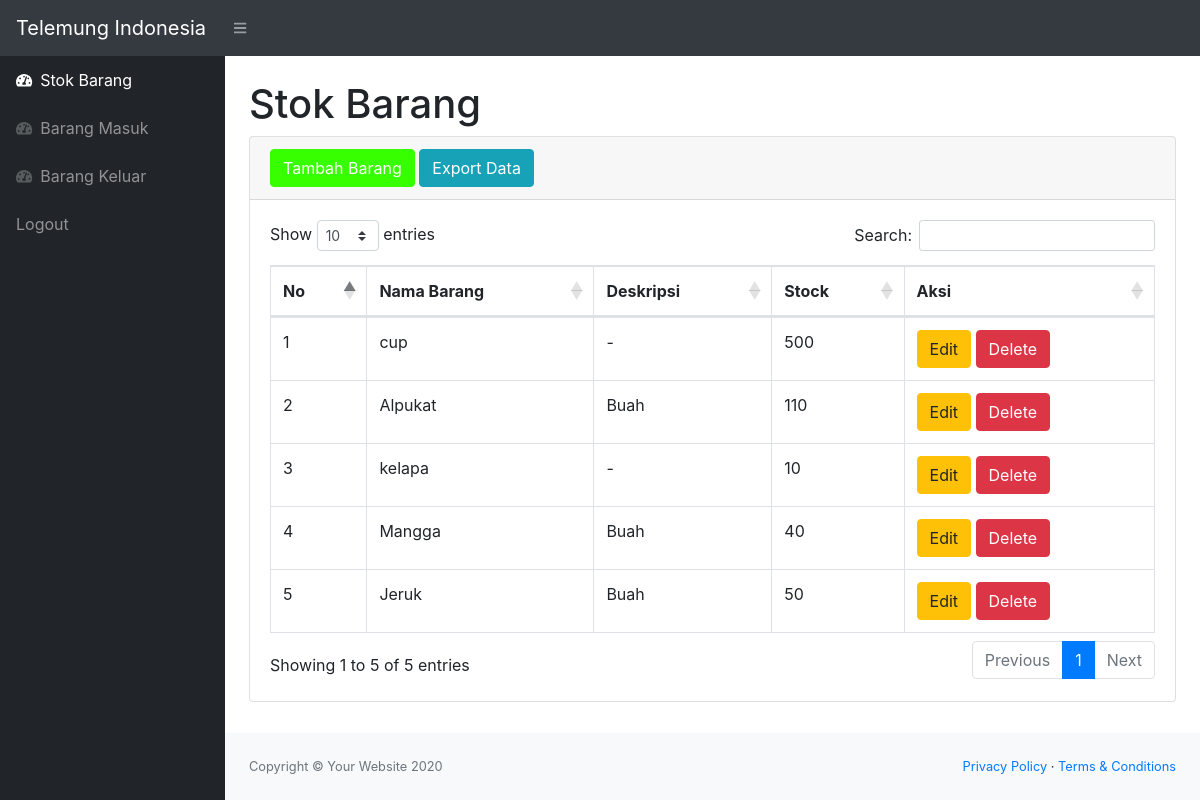
Screenshot of /index.php (signed in) with the database file from the repository.
### tables this page shows
CREATE TABLE `stok` (
  `idbarang` int(11) NOT NULL,
  `namabarang` varchar(25) NOT NULL,
  `deskripsi` varchar(25) NOT NULL,
  `stok` int(11) NOT NULL
);

### index.php (the view, shortened to what this page needs)
<?php
  require 'function.php';
?>
<!DOCTYPE html>
<html lang="en">
  <head>
    <link href="css/styles.css" rel="stylesheet" />
    <link
      href="https://cdn.datatables.net/1.10.20/css/dataTables.bootstrap4.min.css"
      rel="stylesheet"
    />
  </head>
  <body class="sb-nav-fixed">
    <nav class="sb-topnav navbar navbar-expand navbar-dark bg-dark">
      <a class="navbar-brand" href="index.php">Telemung Indonesia</a>
      <button
        class="btn btn-link btn-sm order-1 order-lg-0"
        id="sidebarToggle"
        href="#"
      >
        <i class="fas fa-bars"></i>
      </button>
    </nav>
    <div id="layoutSidenav">
      <div id="layoutSidenav_nav">
        <nav class="sb-sidenav accordion sb-sidenav-dark" id="sidenavAccordion">
          <div class="sb-sidenav-menu">
            <div class="nav">
              <a class="nav-link" href="index.php">
                <div class="sb-nav-link-icon">
                  <i class="fas fa-tachometer-alt"></i>
                </div>
                Stok Barang
              </a>
              <a class="nav-link" href="masuk.php">
                <div class="sb-nav-link-icon">
                  <i class="fas fa-tachometer-alt"></i>
                </div>
                Barang Masuk
              </a>
              <a class="nav-link" href="keluar.php">
                <div class="sb-nav-link-icon">
                  <i class="fas fa-tachometer-alt"></i>
                </div>
                Barang Keluar
              </a>
              <a class="nav-link" href="logout.php">
                Logout
              </a>
            </div>
          </div>
        </nav>
      </div>
      <div id="layoutSidenav_content">
        <main>
          <div class="container-fluid">
            <h1 class="mt-4">Stok Barang</h1>
            <div class="card mb-4">
              <div class="card-header">
                  <button type="button" class="btn btn-primary" data-toggle="modal" data-target="#myModal">
                     Tambah Barang
                  </button>
                  <a href="export.php" class="btn btn-info">Export Data</a>
              </div>
              <div class="card-body">
                <div class="table-responsive">
                <table
                    class="table table-bordered"
                    id="dataTable"
                    width="100%"
                    cellspacing="0"
                  >
                    <thead>
                      <tr>
                        <th>No</th>
                        <th>Nama Barang</th>
                        <th>Deskripsi</th>
                        <th>Stock</th>
                        <th>Aksi</th>
                      </tr>
                    </thead>
                    <tbody>
                      <?php
                      $ambilsemuadatastok = mysqli_query($conn,"select * from stok");
                      $i = 1;
                      while($data=mysqli_fetch_array($ambilsemuadatastok)){
                          $namabarang = $data['namabarang'];
                          $deskripsi = $data['deskripsi'];
                          $stok  = $data['stok'];
                          $idb = $data['idbarang'];
                      ?>
                      <tr>
                        <td><?=$i++;?></td>
                        <td><?=$namabarang;?></td>
                        <td><?=$deskripsi;?></td>
                        <td><?=$stok;?></td>
                        <td>
                              <button type="button" class="btn btn-warning" data-toggle="modal" data-target="#edit<?=$idb;?>">
                                  Edit
                              </button>
                              <button type="button" class="btn btn-danger" data-toggle="modal" data-target="#delete<?=$idb;?>">
                                  Delete
                              </button>
                        </td>
                      </tr>
                      <?php
                      };
                      ?>
                    </tbody>
                  </table>
                </div>
              </div>
            </div>
          </div>
        </main>
        <footer class="py-4 bg-light mt-auto">
          <div class="container-fluid">
            <div
              class="d-flex align-items-center justify-content-between small"
            >
              <div class="text-muted">Copyright &copy; Your Website 2020</div>
              <div>
                <a href="#">Privacy Policy</a>
                &middot;
                <a href="#">Terms &amp; Conditions</a>
              </div>
            </div>
          </div>
        </footer>
      </div>
    </div>
  </body>
</html>

### rows the page displays
stok: namabarang "cup", deskripsi "-", stok "500"
stok: namabarang "Alpukat", deskripsi "Buah", stok "110"
stok: namabarang "kelapa", deskripsi "-", stok "10"
stok: namabarang "Mangga", deskripsi "Buah", stok "40"
stok: namabarang "Jeruk", deskripsi "Buah", stok "50"
